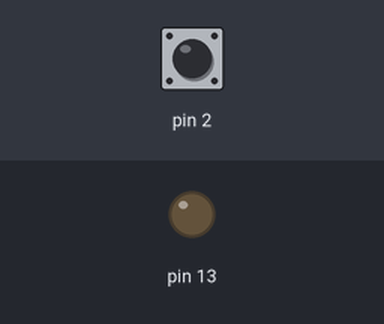
This sketch was run on a simulated Arduino Uno, built with avr-gcc and run on an emulated ATmega328P. On the bench: output pins drawn as LEDs (lit = HIGH). The inputs (shaded band) are chosen by the test bench; at power-on: pin 2 HIGH.

Above: at 1.2 s.
1.3 s: pin 2 pulled LOW for 0.15 s
At 2.8 s:
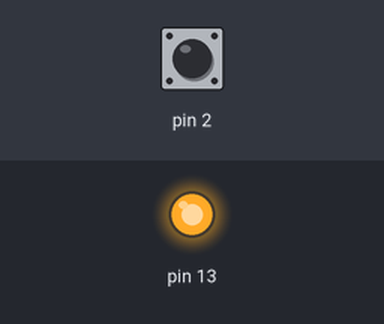
Timing chart, 0 to 9.5 s (numbered marks = the images above; inputs shaded):
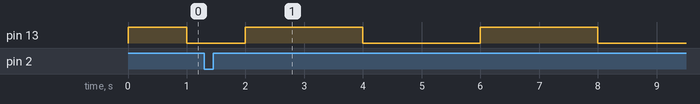

Measured:
- after the input at 1.3 s, pin 13: HIGH → LOW after 2.7 s, → HIGH 2.0 s later, → LOW 2.0 s later

The sketch:

1.ino
```cpp
volatile int period = 1;

void setup()
{
  pinMode(2, INPUT_PULLUP);
  pinMode(13, OUTPUT);

  attachInterrupt(digitalPinToInterrupt(2), onButtonRelease, FALLING);
}


void onButtonRelease() {
  period = period >= 3 ? 1 : period + 1;
}

void loop()
{
  PORTB ^= (1 << 5);
  delay(1000 * period);
}
```
